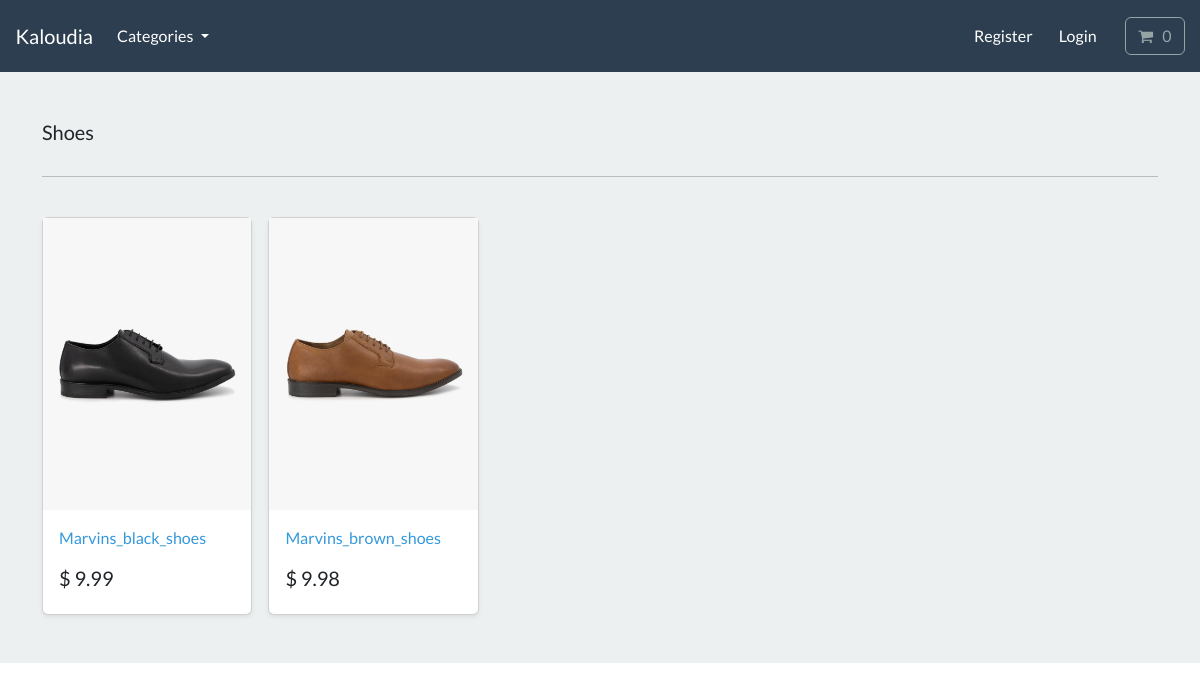
Screenshot of /search/shoes with the database file from the repository.
### store/models.py (models this page shows, shortened)
class Category(models.Model):
    name = models.CharField(max_length=200, db_index=True)
    slug = models.SlugField(max_length=200, unique=True)
    class Meta:
        verbose_name_plural = 'categories'
    def get_absolute_url(self):
        return reverse("list-category", args=[self.slug])

class Product(models.Model):
    category = models.ForeignKey(
        Category, related_name='product', on_delete=models.CASCADE, null=True)
    title = models.CharField(max_length=200)
    brand = models.CharField(max_length=200, default='un-branded')
    slug = models.SlugField(max_length=200)
    description = models.TextField(blank=True)
    image = models.ImageField(upload_to='image/', )
    price = models.DecimalField(max_digits=4, decimal_places=2)
    class Meta:
        verbose_name_plural = 'products'
    def get_absolute_url(self):
        return reverse("product-info", args=[self.slug])

### store/views.py (the view)
def list_category(request, category_slug=None):
    category = get_object_or_404(Category, slug=category_slug)
    products = Product.objects.filter(category=category)
    return render(request, 'store/list-category.html',
                  {'category': category, 'products': products})

### cart/cart.py (called while the page is built)
    def __len__(self):
        return sum(item['qty'] for item in self.cart.values())

### cart/context_processors.py (called while the page is built)
def cart(request):
    return {'cart': Cart(request)}

### store/views.py (called while the page is built)
def categories(request):
    all_categories = Category.objects.all()
    return {'all_categories': all_categories}

### store/templates/store/list-category.html
{% extends "./base.html" %}
{% load static %}
{% block content %}
<main>
  <div class="album py-5 bg-light">
    <div class="container">
      <div class="pb-3 h5"> {{category.name | capfirst }} </div>
      <hr>
      <br>
      <div class="row row-cols-1 row-cols-sm-2 row-cols-md-5 g-3">
        {%for product in products %}
        <div class="col">
          <div class="card shadow-sm">
          <img class="img-fluid" alt="Responsive image" src="{{product.image.url}}">
            <div class="card-body">
              <p class="card-text">
                <a class="text-info text-decoration-none" href="{{product.get_absolute_url}}"> {{product.title}} </a>
              </p>
              <div class="d-flex justify-content-between align-items-center">
                <h5> $ {{product.price}} </h5>
              </div>
            </div>
          </div>
        </div>
        {% endfor %}
      </div>
    </div>
  </div>
</main>
{% endblock %}

### rows the page displays
Category: name "Shoes"
Product: image (picture), title "Marvins_black_shoes", price "9.99"
Product: image (picture), title "Marvins_brown_shoes", price "9.98"

### other values shown
{{ qty_amount }} "0"
